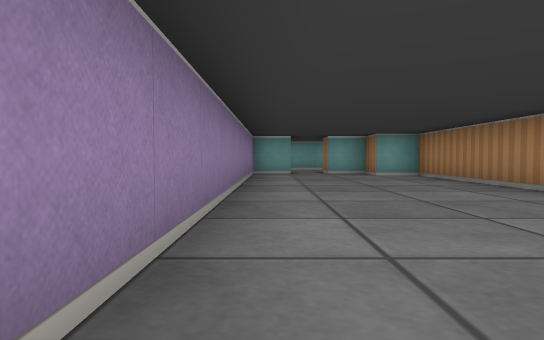
View 1 (above)

17 first-person views from a walk through a cub3D level. The camera is about half as high as the walls, tilts 2° down and sees 75° across. The floor is counted in squares. Each view is taken from the middle of a square. On the plan, view 1 faces up. The plan holds only what a view shows up to about 9 squares ahead; the rest is blank.

View 2
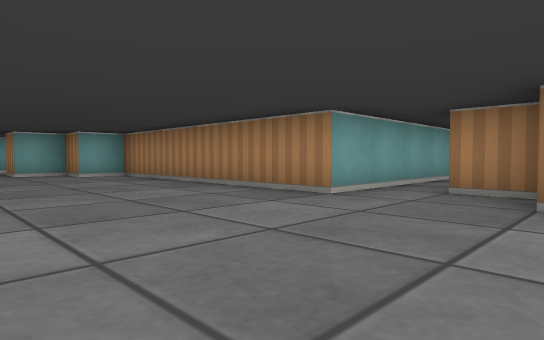

View 3
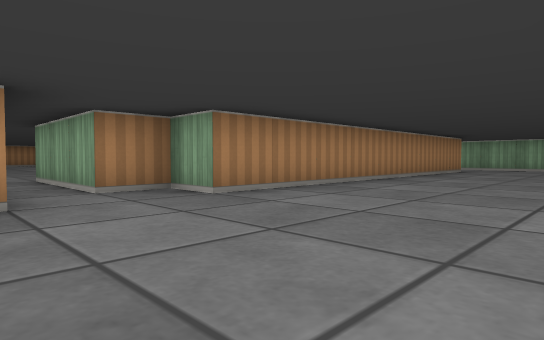

View 4
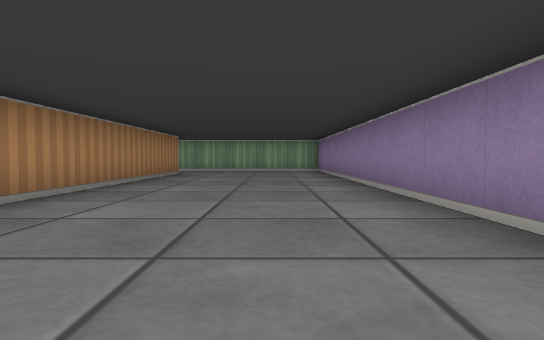

View 5
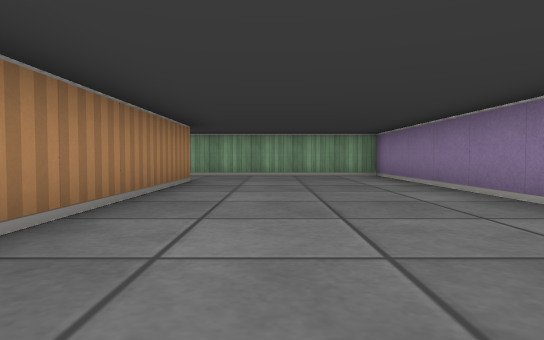

View 6
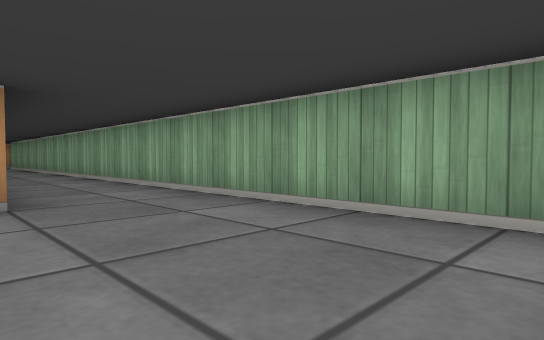

View 7
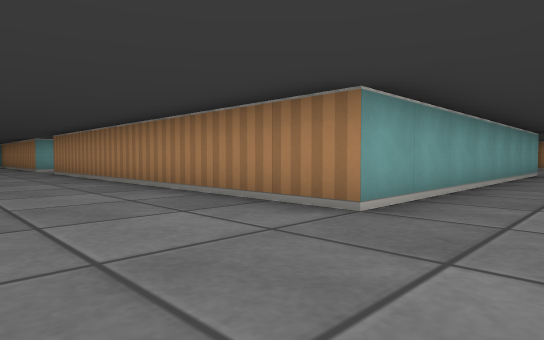

View 8
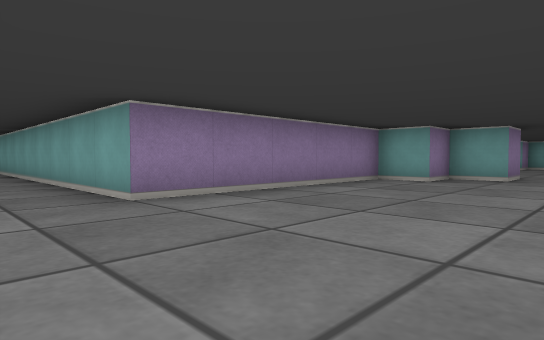

View 9
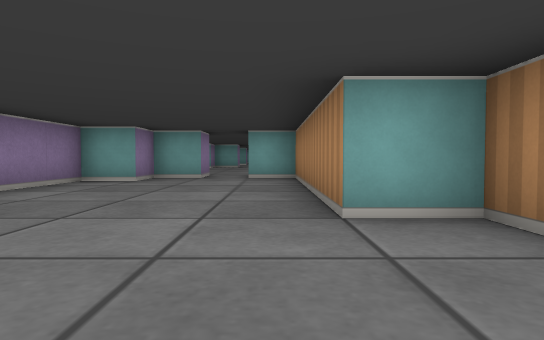

View 10
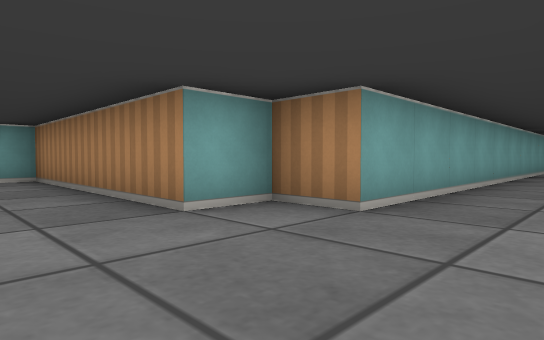

View 11
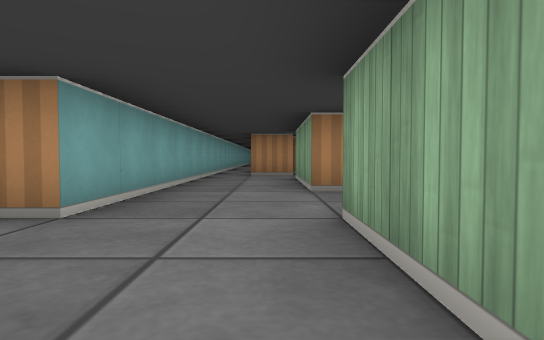

View 12
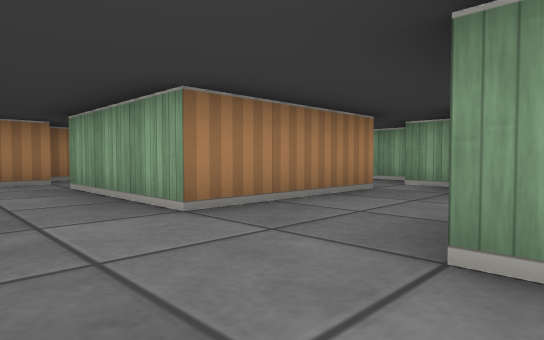

View 13
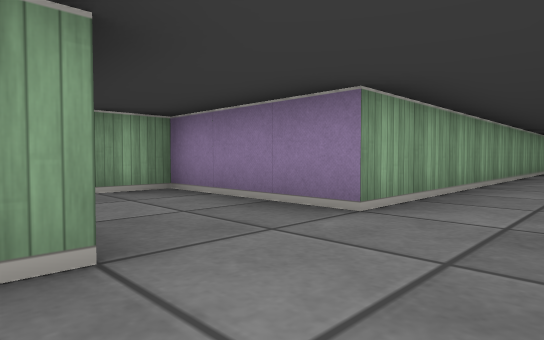

View 14
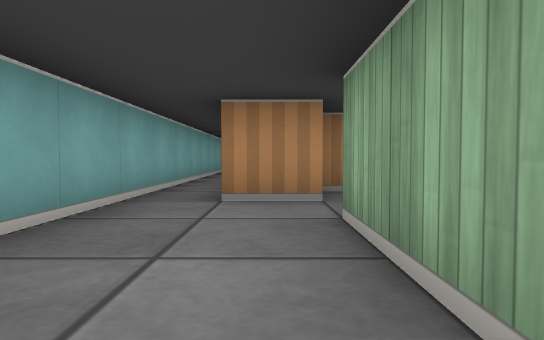

View 15
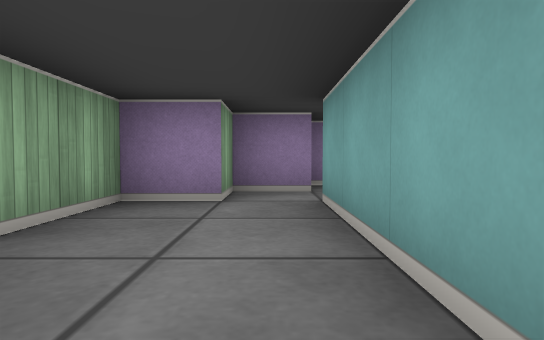

View 16
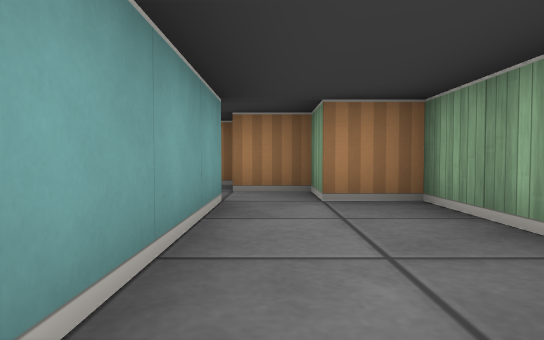

View 17
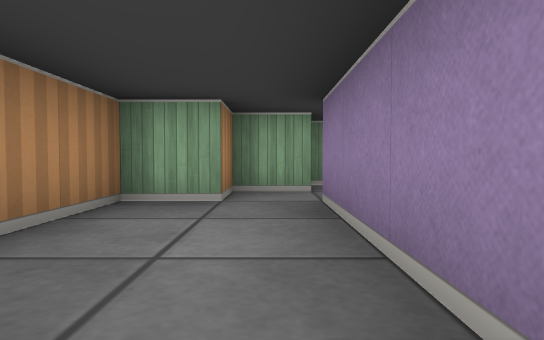

### Floor plan
Ten units are one square. View 1 is at (0, 0); x grows to the right and y downward. Boxes are objects, and circles mark ways between rooms. Rooms are numbered by the first view taken in them; rooms with no view inside come last. Other rooms are left out.
<svg viewBox="-10 -105 295 265">
<path fill="none" stroke="#000" d="M-5 9 -5 105 115 105M76 -25 35 -25 35 -85 25 -85 25 -95 15 -95M115 85 35 85 35 -5 45 -5 45 -15 75 -15M-5 -90 -5 -6M115 105 165 105 165 135 175 135 175 145 185 145M135 25 125 25 125 35 115 35 115 85M185 135 185 105 215 105 215 115M225 106 225 95M280 85 165 85 165 75 155 75 155 25 145 25M215 115 215 135M215 145 225 145 225 135 235 135 235 106M185 145 185 155 215 155 215 145M215 135 185 135"/>
<circle cx="110" cy="95" r="3" fill="#2a7"/>
<circle cx="220" cy="110" r="3" fill="#2a7"/>
<circle cx="180" cy="140" r="3" fill="#2a7"/>
<circle cx="220" cy="140" r="3" fill="#2a7"/>
<text x="30" y="20">1</text>
<text x="160" y="80">2</text>
<text x="220" y="120">3</text>
<text x="200" y="140">4</text>
</svg>
Room 1 opens to room 2. Room 2 opens to room 3. Room 2 opens to room 4. Room 3 opens to room 4.

Where each view was taken, in squares from view 1:
view 1: 0 up, 0 right, facing up
view 2: 0 up, 0 right, facing up-right
view 3: 3 up, 0 right, facing down-right
view 4: 1 up, 1 right, facing down
view 5: 2 down, 2 right, facing down
view 6: 8 down, 0 right, facing down-right
view 7: 10 down, 1 right, facing up-right
view 8: 10 down, 15 right, facing up-left
view 9: 10 down, 15 right, facing up
view 10: 10 down, 14 right, facing up-right
view 11: 10 down, 14 right, facing right
view 12: 9 down, 16 right, facing down-right
view 13: 9 down, 19 right, facing down-left
view 14: 10 down, 19 right, facing right
view 15: 14 down, 22 right, facing left
view 16: 14 down, 18 right, facing right
view 17: 10 down, 22 right, facing down
